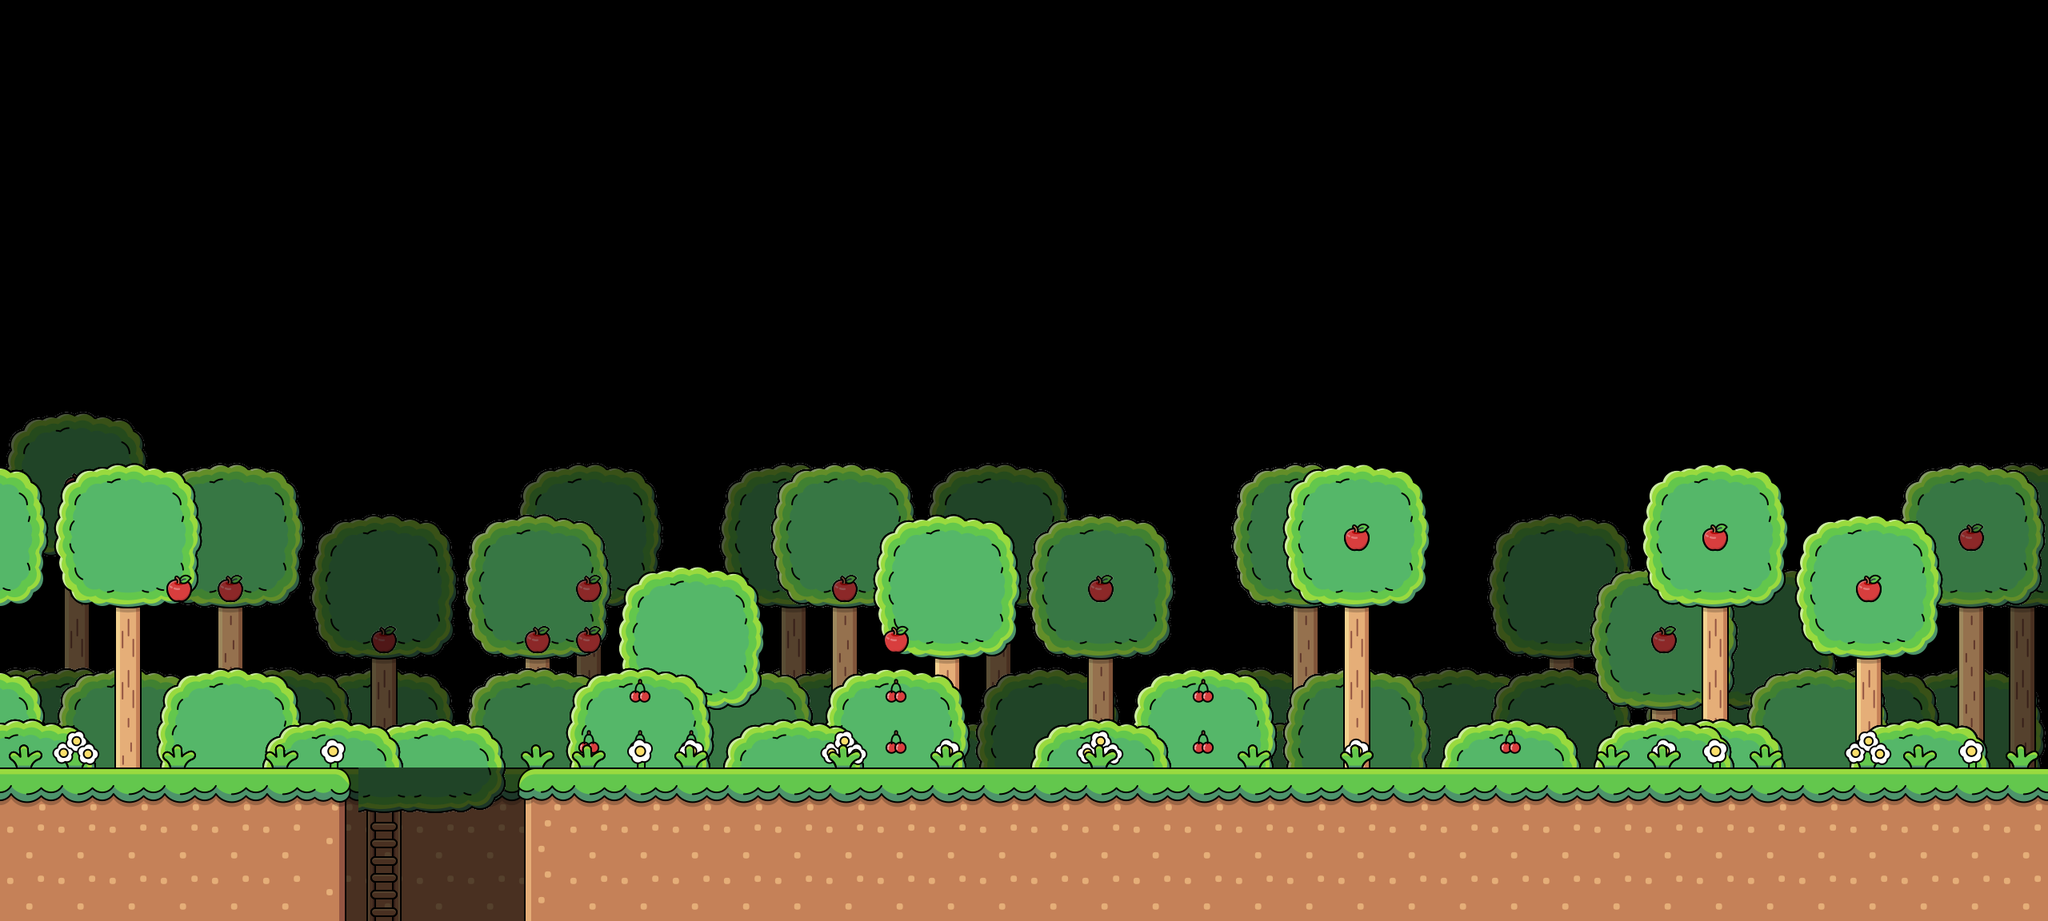

This game map was drawn from its Tiled (.tmx) file and the tilesets committed beside it. A one-line description and the trimmed map source follow:
An orthogonal 40x18 tile map with 64x64 px tiles, 16 tile layers (push, tree, fruit, push, ...), 3 tilesets.

<map version="1.10" tiledversion="1.10.2" orientation="orthogonal" renderorder="right-down" width="40" height="18" tilewidth="64" tileheight="64" infinite="0" nextlayerid="25" nextobjectid="2">
 <tileset firstgid="1" source="CartoonArt.tsx" />
 <tileset firstgid="121" source="CartoonArt1.tsx" />
 <tileset firstgid="241" source="CartoonArt2.tsx" />
 <group id="2" name="tile">
  <group id="5" name="tree &amp; push">
   <layer id="20" name="push" width="40" height="18" locked="1">
    <data>[720 cells, 70 non-empty, 9 distinct tile ids]</data>
   </layer>
   <layer id="19" name="tree" width="40" height="18" locked="1">
    <data>[720 cells, 105 non-empty, 11 distinct tile ids]</data>
   </layer>
   <layer id="18" name="fruit" width="40" height="18" locked="1">
    <data>[720 cells, 3 non-empty, 2 distinct tile ids]</data>
   </layer>
   <layer id="17" name="push" width="40" height="18" locked="1">
    <data>[720 cells, 51 non-empty, 6 distinct tile ids]</data>
   </layer>
   <layer id="16" name="tree" width="40" height="18" locked="1">
    <data>[720 cells, 83 non-empty, 10 distinct tile ids]</data>
   </layer>
   <layer id="15" name="push" width="40" height="18" locked="1">
    <data>[720 cells, 48 non-empty, 6 distinct tile ids]</data>
   </layer>
   <layer id="14" name="tree" width="40" height="18" locked="1">
    <data>[720 cells, 73 non-empty, 11 distinct tile ids]</data>
   </layer>
   <layer id="13" name="fruit" width="40" height="18">
    <data>[720 cells, 14 non-empty, 3 distinct tile ids]</data>
   </layer>
   <layer id="12" name="push" width="40" height="18" locked="1">
    <data>[720 cells, 50 non-empty, 6 distinct tile ids]</data>
   </layer>
   <layer id="11" name="push" width="40" height="18">
    <data>[720 cells, 30 non-empty, 6 distinct tile ids]</data>
   </layer>
   <layer id="10" name="fruit" width="40" height="18">
    <data>[720 cells, 10 non-empty, 1 distinct tile ids]</data>
   </layer>
   <layer id="9" name="flower" width="40" height="18">
    <data>[720 cells, 12 non-empty, 2 distinct tile ids]</data>
   </layer>
   <layer id="8" name="grass" width="40" height="18">
    <data>[720 cells, 16 non-empty, 1 distinct tile ids]</data>
   </layer>
  </group>
  <layer id="23" name="ground" width="40" height="18">
   <data>[720 cells, 21 non-empty, 2 distinct tile ids]</data>
  </layer>
  <layer id="24" name="accessory" width="40" height="18">
   <data>[720 cells, 5 non-empty, 4 distinct tile ids]</data>
  </layer>
  <layer id="1" name="ground" width="40" height="18">
   <data>[720 cells, 111 non-empty, 6 distinct tile ids]</data>
  </layer>
 </group>
 <group id="21" name="Group Layer 3">
  <objectgroup id="22" name="Object Layer 1" />
 </group>
</map>
